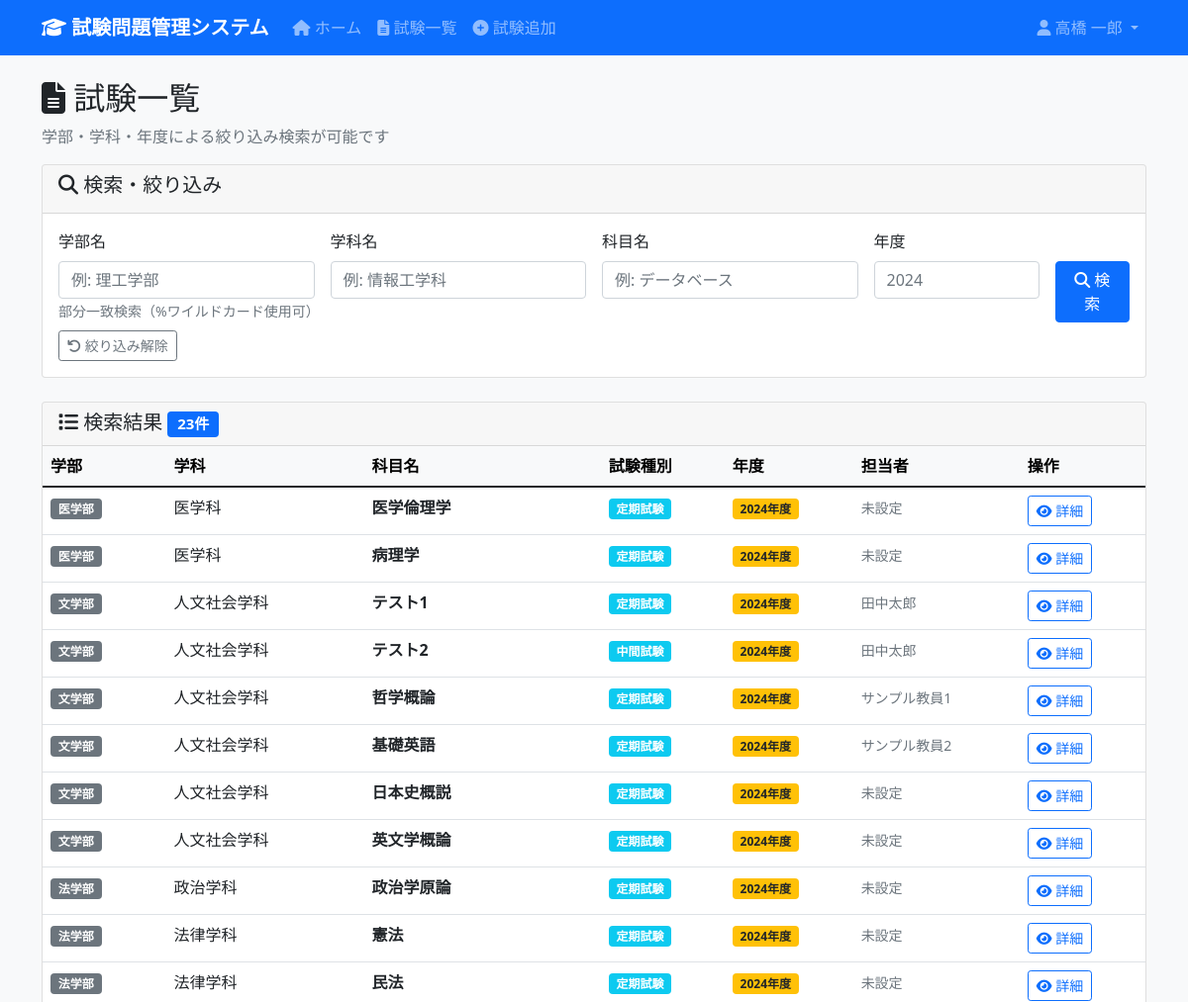
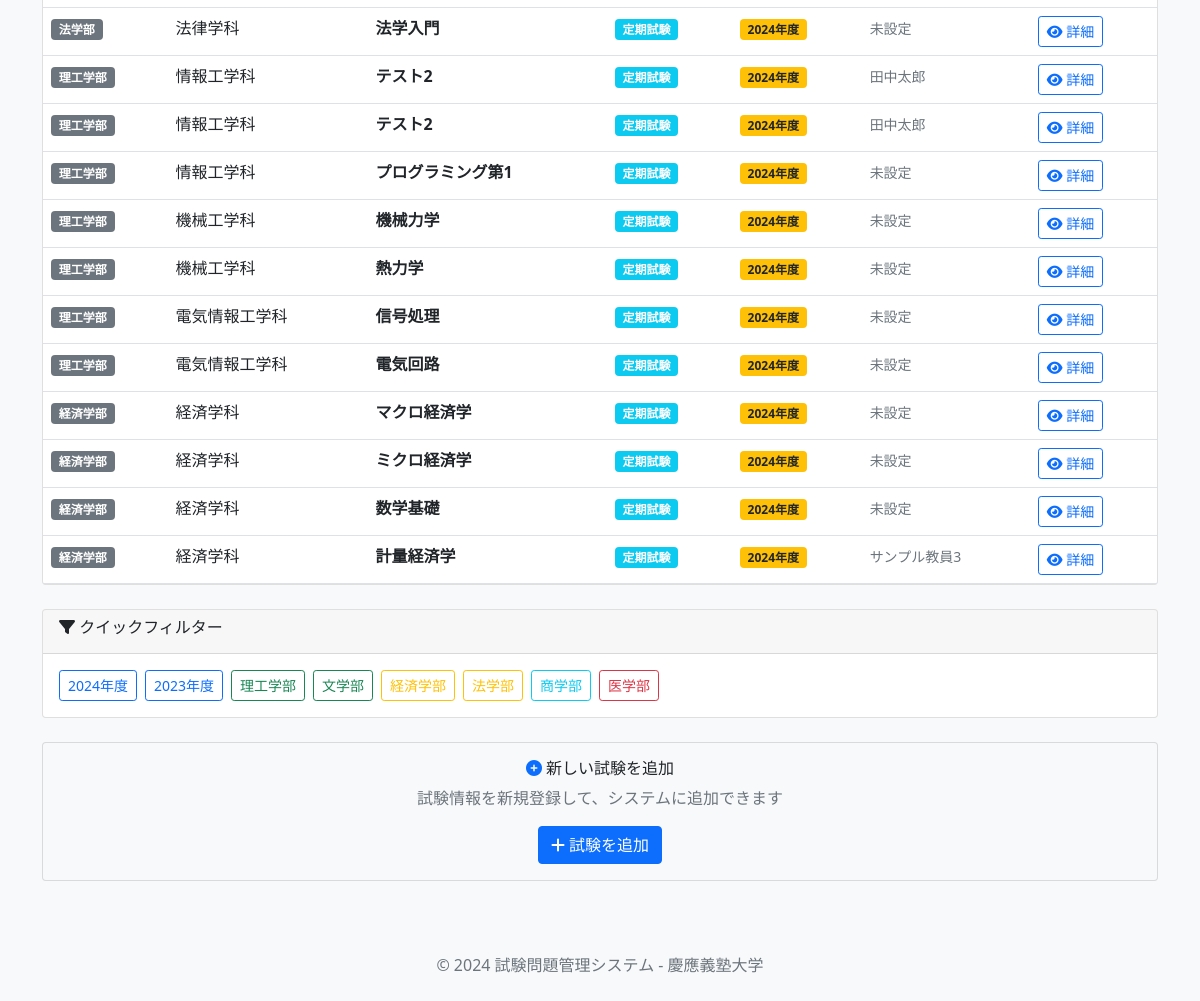
/exams (signed in), run on the app's committed database (2 pictures, top to bottom).
### tables this page shows
CREATE TABLE Exams (
                exam_id INTEGER PRIMARY KEY AUTOINCREMENT,
                subject_id INTEGER NOT NULL,
                exam_type_id INTEGER NOT NULL,
                exam_year INTEGER NOT NULL,
                instructions TEXT,
                created_at DATETIME DEFAULT CURRENT_TIMESTAMP,
                FOREIGN KEY (subject_id) REFERENCES Subjects(subject_id),
                FOREIGN KEY (exam_type_id) REFERENCES ExamTypes(exam_type_id),
                UNIQUE(subject_id, exam_type_id, exam_year)
            );

### app.py (the view)
@app.route('/exams')
@login_required
def exams() -> str:
    cur = get_db().cursor()
    exam_list = cur.execute('''
        SELECT
            e.exam_id,
            f.faculty_name,
            d.department_name,
            s.subject_name,
            et.exam_type_name,
            e.exam_year,
            GROUP_CONCAT(p.professor_name, ', ') AS professors
        FROM Exams e
        JOIN Subjects s ON e.subject_id = s.subject_id
        JOIN Departments d ON s.department_id = d.department_id
        JOIN Faculties f ON d.faculty_id = f.faculty_id
        JOIN ExamTypes et ON e.exam_type_id = et.exam_type_id
        LEFT JOIN ExamProfessors ep ON e.exam_id = ep.exam_id
        LEFT JOIN Professors p ON ep.professor_id = p.professor_id
        GROUP BY e.exam_id, f.faculty_name, d.department_name, s.subject_name, et.exam_type_name, e.exam_year
        ORDER BY e.exam_year DESC, f.faculty_name, d.department_name, s.subject_name
    ''').fetchall()
    return render_template('exams/list.html', exam_list=exam_list)

### app.py (called while the page is built)
def get_db() -> sqlite3.Connection:
    db = getattr(g, '_database', None)
    if db is None:
        db = g._database = sqlite3.connect(DATABASE)
        db.execute('PRAGMA foreign_keys = ON')
        db.row_factory = sqlite3.Row
    return db

@app.teardown_appcontext
def close_connection(exception: Optional[BaseException]) -> None:
    db = getattr(g, '_database', None)
    if db is not None:
        db.close()

def login_required(f):
    @wraps(f)
    def decorated_function(*args, **kwargs):
        if 'user_id' not in session:
            return redirect(url_for('login'))
        return f(*args, **kwargs)
    return decorated_function

### templates/exams/list.html (shortened to what this page needs)
{% extends "base.html" %}
{% block content %}
<div class="row">
    <div class="col-12">
        <h2>
            <i class="fas fa-file-alt"></i> 試験一覧
        </h2>
        <p class="text-muted">学部・学科・年度による絞り込み検索が可能です</p>
    </div>
</div>
<div class="row mb-4">
    <div class="col-12">
        <div class="card">
            <div class="card-header">
                <h5><i class="fas fa-search"></i> 検索・絞り込み</h5>
            </div>
            <div class="card-body">
                <form method="POST" action="{{ url_for('exams_filtered') }}">
                    <div class="row g-3">
                        <div class="col-md-3">
                            <label for="faculty_filter" class="form-label">学部名</label>
                            <input type="text" class="form-control" id="faculty_filter" name="faculty_filter"
                                   value="{{ faculty_filter or '' }}" placeholder="例: 理工学部">
                            <small class="form-text text-muted">部分一致検索（%ワイルドカード使用可）</small>
                        </div>
                        <div class="col-md-3">
                            <label for="department_filter" class="form-label">学科名</label>
                            <input type="text" class="form-control" id="department_filter" name="department_filter"
                                   value="{{ department_filter or '' }}" placeholder="例: 情報工学科">
                        </div>
                        <div class="col-md-3">
                            <label for="subject_filter" class="form-label">科目名</label>
                            <input type="text" class="form-control" id="subject_filter" name="subject_filter"
                                   value="{{ subject_filter or '' }}" placeholder="例: データベース">
                        </div>
                        <div class="col-md-2">
                            <label for="year_filter" class="form-label">年度</label>
                            <input type="number" class="form-control" id="year_filter" name="year_filter"
                                   value="{{ year_filter or '' }}" min="2020" max="2030" placeholder="2024">
                        </div>
                        <div class="col-md-1">
                            <label class="form-label">&nbsp;</label>
                            <button type="submit" class="btn btn-primary w-100 d-block">
                                <i class="fas fa-search"></i>
                                <span class="d-none d-lg-inline"> 検索</span>
                            </button>
                        </div>
                    </div>
                    <div class="row mt-2">
                        <div class="col-12">
                            <a href="{{ url_for('exams') }}" class="btn btn-outline-secondary btn-sm me-2">
                                <i class="fas fa-undo"></i> 絞り込み解除
                            </a>
                        </div>
                    </div>
                </form>
            </div>
        </div>
    </div>
</div>
<div class="row">
    <div class="col-12">
        {% if exam_list %}
            <div class="card">
                <div class="card-header d-flex justify-content-between align-items-center">
                    <h5 class="mb-0">
                        <i class="fas fa-list"></i> 検索結果
                        <span class="badge bg-primary">{{ exam_list|length }}件</span>
                    </h5>
                </div>
                <div class="card-body p-0">
                    <div class="table-responsive">
                        <table class="table table-hover mb-0">
                            <thead class="table-light">
                                <tr>
                                    <th>学部</th>
                                    <th>学科</th>
                                    <th>科目名</th>
                                    <th>試験種別</th>
                                    <th>年度</th>
                                    <th>担当者</th>
                                    <th>操作</th>
                                </tr>
                            </thead>
                            <tbody>
                                {% for exam in exam_list %}
                                <tr>
                                    <td>
                                        <span class="badge bg-secondary">{{ exam[1] }}</span>
                                    </td>
                                    <td>{{ exam[2] }}</td>
                                    <td>
                                        <strong>{{ exam[3] }}</strong>
                                    </td>
                                    <td>
                                        <span class="badge bg-info">{{ exam[4] }}</span>
                                    </td>
                                    <td>
                                        <span class="badge bg-warning text-dark">{{ exam[5] }}年度</span>
                                    </td>
                                    <td>
                                        {% if exam[6] %}
                                            <small class="text-muted">{{ exam[6] }}</small>
                                        {% else %}
                                            <small class="text-muted">未設定</small>
                                        {% endif %}
                                    </td>
                                    <td>
                                        <a href="{{ url_for('exam_detail', exam_id=exam[0]) }}"
                                           class="btn btn-sm btn-outline-primary">
                                            <i class="fas fa-eye"></i> 詳細
                                        </a>
                                    </td>
                                </tr>
                                {% endfor %}
                            </tbody>
                        </table>
                    </div>
                </div>
            </div>
        {% endif %}
    </div>
</div>
{% if exam_list %}
<div class="row mt-4">
    <div class="col-12">
        <div class="card">
            <div class="card-header">
                <h6><i class="fas fa-filter"></i> クイックフィルター</h6>
            </div>
            <div class="card-body">
                <div class="d-none d-md-flex flex-wrap gap-2">
                    <button type="button" class="btn btn-outline-primary btn-sm" onclick="filterByYear(2024)">2024年度</button>
                    <button type="button" class="btn btn-outline-primary btn-sm" onclick="filterByYear(2023)">2023年度</button>
                    <button type="button" class="btn btn-outline-success btn-sm" onclick="filterByFaculty('理工学部')">理工学部</button>
                    <button type="button" class="btn btn-outline-success btn-sm" onclick="filterByFaculty('文学部')">文学部</button>
                    <button type="button" class="btn btn-outline-warning btn-sm" onclick="filterByFaculty('経済学部')">経済学部</button>
                    <button type="button" class="btn btn-outline-warning btn-sm" onclick="filterByFaculty('法学部')">法学部</button>
                    <button type="button" class="btn btn-outline-info btn-sm" onclick="filterByFaculty('商学部')">商学部</button>
                    <button type="button" class="btn btn-outline-danger btn-sm" onclick="filterByFaculty('医学部')">医学部</button>
                </div>
            </div>
        </div>
    </div>
</div>
{% endif %}
<div class="row mt-4">
    <div class="col-12">
        <div class="card bg-light">
            <div class="card-body text-center">
                <h6><i class="fas fa-plus-circle text-primary"></i> 新しい試験を追加</h6>
                <p class="text-muted mb-3">試験情報を新規登録して、システムに追加できます</p>
                <a href="{{ url_for('exam_add') }}" class="btn btn-primary">
                    <i class="fas fa-plus"></i> 試験を追加
                </a>
            </div>
        </div>
    </div>
</div>
{% endblock %}

### templates/base.html (style rules this page uses)
body { background-color: #f8f9fa; }

### templates/exams/list.html (style rules this page uses)
.form-label { font-weight: 500; margin-bottom: 0.5rem; }
tbody tr { cursor: pointer; transition: background-color 0.2s ease; }
.card-body form { margin-bottom: 0; }

### data on the page
Exams: exam "医学部", exam "医学科", exam "医学倫理学", exam "定期試験", exam_year "2024", shows "未設定"
Exams: exam "医学部", exam "医学科", exam "病理学", exam "定期試験", exam_year "2024", shows "未設定"
Exams: exam "文学部", exam "人文社会学科", exam "テスト1", exam "定期試験", exam_year "2024", exam "田中太郎"
Exams: exam "文学部", exam "人文社会学科", exam "テスト2", exam "中間試験", exam_year "2024", exam "田中太郎"
Exams: exam "文学部", exam "人文社会学科", exam "哲学概論", exam "定期試験", exam_year "2024", exam "サンプル教員1"
Exams: exam "文学部", exam "人文社会学科", exam "基礎英語", exam "定期試験", exam_year "2024", exam "サンプル教員2"
Exams: exam "文学部", exam "人文社会学科", exam "日本史概説", exam "定期試験", exam_year "2024", shows "未設定"
Exams: exam "文学部", exam "人文社会学科", exam "英文学概論", exam "定期試験", exam_year "2024", shows "未設定"
Exams: exam "法学部", exam "政治学科", exam "政治学原論", exam "定期試験", exam_year "2024", shows "未設定"
Exams: exam "法学部", exam "法律学科", exam "憲法", exam "定期試験", exam_year "2024", shows "未設定"
Exams: exam "法学部", exam "法律学科", exam "民法", exam "定期試験", exam_year "2024", shows "未設定"
Exams: exam "法学部", exam "法律学科", exam "法学入門", exam "定期試験", exam_year "2024", shows "未設定"
Exams: exam "理工学部", exam "情報工学科", exam "テスト2", exam "定期試験", exam_year "2024", exam "田中太郎"
Exams: exam "理工学部", exam "情報工学科", exam "テスト2", exam "定期試験", exam_year "2024", exam "田中太郎"
Exams: exam "理工学部", exam "情報工学科", exam "プログラミング第1", exam "定期試験", exam_year "2024", shows "未設定"
Exams: exam "理工学部", exam "機械工学科", exam "機械力学", exam "定期試験", exam_year "2024", shows "未設定"
Exams: exam "理工学部", exam "機械工学科", exam "熱力学", exam "定期試験", exam_year "2024", shows "未設定"
Exams: exam "理工学部", exam "電気情報工学科", exam "信号処理", exam "定期試験", exam_year "2024", shows "未設定"
Exams: exam "理工学部", exam "電気情報工学科", exam "電気回路", exam "定期試験", exam_year "2024", shows "未設定"
Exams: exam "経済学部", exam "経済学科", exam "マクロ経済学", exam "定期試験", exam_year "2024", shows "未設定"
Exams: exam "経済学部", exam "経済学科", exam "ミクロ経済学", exam "定期試験", exam_year "2024", shows "未設定"
Exams: exam "経済学部", exam "経済学科", exam "数学基礎", exam "定期試験", exam_year "2024", shows "未設定"
Exams: exam "経済学部", exam "経済学科", exam "計量経済学", exam "定期試験", exam_year "2024", exam "サンプル教員3"

### other printed values
{{ session.full_name }} "高橋 一郎"
{{ exam_list|length }} "23"
